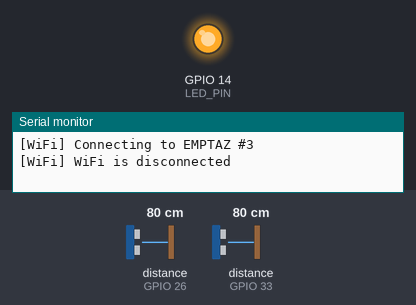
The sketch below on a simulated ESP32. Parts: output pins drawn as LEDs (lit = HIGH), the last lines printed to the serial monitor. The inputs (shaded band) are chosen by the test bench; at power-on: distance to the obstacle (sensors on GPIO 26, GPIO 33) 80 cm. The echo pulse lasts 58.3 µs per cm; WiFi joins after 1.5 s; servers stay silent unless stated; uploads are accepted with an empty reply.

Above: at 0.1 s.
At 3.6 s:
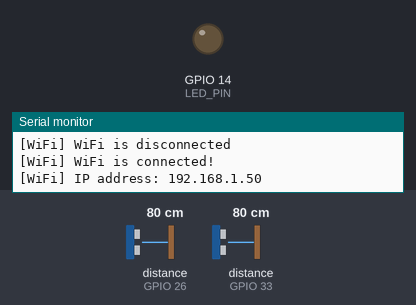
Timing chart, 0 to 5.1 s (numbered marks = the images above):
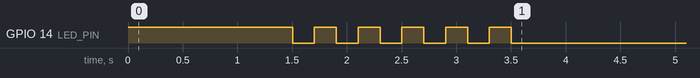

The sketch:

NiveauCuveESP32.ino
```cpp
#include <WiFi.h>
#include <WiFiClient.h>
#include <HCSR04.h>

// Remplacer par vos SSID et mot de passe WiFi
const char* ssid     = "EMPTAZ #3";
const char* password = "familleemptaz";

// Votre serveur et chemin
const char* host = "192.168.1.10"; // Supprimez "http://" pour WiFiClient
const int httpPort = 80;

// Définition des broches pour les deux capteurs ultrasoniques
#define TRIGGER_PIN1  32  // Broche Trigger pour le capteur 1
#define ECHO_PIN1     33  // Broche Echo pour le capteur 1
#define TRIGGER_PIN2  25  // Broche Trigger pour le capteur 2
#define ECHO_PIN2     26  // Broche Echo pour le capteur 2

//Définition du pin de la led
#define LED_PIN 14

//Definition des parametres de mesure
#define MAX_CUVE  80 // heuteur de la cuve pleine
#define ESPACE  20 // Distance entre le capteur et le niveau max de l'eau

// Création de deux objets pour les deux capteurs
UltraSonicDistanceSensor sonar1(TRIGGER_PIN1, ECHO_PIN1);
UltraSonicDistanceSensor sonar2(TRIGGER_PIN2, ECHO_PIN2);

// Création d'un client WiFi pour gérer la connexion serveur web.
WiFiClient client;

void setup(){
  pinMode(LED_PIN, OUTPUT);
  Serial.begin(115200);

  digitalWrite(LED_PIN, HIGH);//Avant connection Led allumer

  connectionWifi();
}

void loop() {

  //Verification de la connection
  if(WiFi.status() == WL_CONNECTED){
    digitalWrite(LED_PIN, LOW);
  } else {
    digitalWrite(LED_PIN, HIGH);
    connectionWifi(); //tenter la reconnection
  }

  delay(4500);

  // Mesure pour la cuve 1
  float distance1 = sonar1.measureDistanceCm();
  float niveau_cuve_1 = (1 - ((distance1 - ESPACE) / MAX_CUVE)) * 100;
  niveau_cuve_1 = constrain(niveau_cuve_1, 0, 100); // S'assure que le pourcentage reste entre 0 et 100.

  delay(100);
  // Mesure pour la cuve 2
  float distance2 = sonar2.measureDistanceCm();
  float niveau_cuve_2 = (1 - ((distance2 - ESPACE) / MAX_CUVE)) * 100;
  niveau_cuve_2 = constrain(niveau_cuve_2, 0, 100); // S'assure que le pourcentage reste entre 0 et 100.

  //Affichage
  affichage_serial_niveau(distance1, niveau_cuve_1, distance2, niveau_cuve_2);

  if (client.connect(host, httpPort)) { // Connecte le client au serveur
    // Crée la chaîne de requête POST
    String url = "http://192.168.1.10/save_water_level.php";
    String postData = "niveau_cuve_1=" + String(niveau_cuve_1) + "&niveau_cuve_2=" + String(niveau_cuve_2);

    // Envoie la requête POST au serveur
    client.println("POST " + url + " HTTP/1.1");
    client.println("Host: " + String(host));
    client.println("Content-Type: application/x-www-form-urlencoded");
    client.println("Content-Length: " + String(postData.length()));
    client.println(); // Ligne vide avant le corps de la requête
    client.println(postData);
    //Serial.println(postData); //Afficher la requête

    // Attendre un moment pour que la réponse commence à arriver
    delay(500);

    // Lire tous les en-têtes. Les en-têtes se terminent par une ligne vide.
    while (client.connected()) {
      String line = client.readStringUntil('\n');
      if (line == "\r") {
        break;
      }
    }
    // Vérifiez s'il y a des données disponibles à lire
    while (client.available()) {
      String line = client.readStringUntil('\n'); // Lire chaque ligne de la réponse
      Serial.println(line); // Afficher la reponse du serveur
    }
  }
}

void connectionWifi(){
  Serial.print("[WiFi] Connecting to ");
  Serial.println(ssid);

  WiFi.begin(ssid, password);

  // Will try for about 10 seconds (20x 500ms)
  int tryDelay = 500;
  int numberOfTries = 20;

  // Wait for the WiFi event
  while (true) {
    switch(WiFi.status()) {
      case WL_NO_SSID_AVAIL:
        Serial.println("[WiFi] SSID not found");
        break;
      case WL_CONNECT_FAILED:
        Serial.print("[WiFi] Failed - WiFi not connected! Reason: ");
        return;
        break;
      case WL_CONNECTION_LOST:
        Serial.println("[WiFi] Connection was lost");
        break;
      case WL_SCAN_COMPLETED:
        Serial.println("[WiFi] Scan is completed");
        break;
      case WL_DISCONNECTED:
        Serial.println("[WiFi] WiFi is disconnected");
        break;
      case WL_CONNECTED:
        Serial.println("[WiFi] WiFi is connected!");
        Serial.print("[WiFi] IP address: ");
        Serial.println(WiFi.localIP());
        return;
        break;
      default:
        Serial.print("[WiFi] WiFi Status: ");
        Serial.println(WiFi.status());
        break;
    }
    delay(tryDelay);

    if (WiFi.status() == WL_CONNECTED) { //if Wifi connected
      Serial.println("[WiFi] WiFi is connected!");
      Serial.print("[WiFi] IP address: ");
      Serial.println(WiFi.localIP());
      for(int i=0; i<5; i++){
        digitalWrite(LED_PIN, LOW);
        delay(200);
        digitalWrite(LED_PIN, HIGH);
        delay(200);
        digitalWrite(LED_PIN, LOW);
      }
      break;
    }
    else {
        digitalWrite(LED_PIN, HIGH);
    }

    if(numberOfTries <= 0){
      Serial.print("[WiFi] Failed to connect to WiFi!");
      // Use disconnect function to force stop trying to connect
      WiFi.disconnect();
      break;
    } else {
      numberOfTries--;
    }
  }
}

void affichage_serial_niveau(float d1,float n1,float d2,float n2){
  Serial.println("------------------");
  Serial.print("distance 1 : ");
  Serial.println(d1);
  Serial.print("distance 2 : ");
  Serial.println(d2);
  Serial.println("------------------");
  Serial.print("Niveau cuve 1 : ");
  Serial.print(n1);
  Serial.println(" %");
  Serial.print("Niveau cuve 2 : ");
  Serial.print(n2);
  Serial.println(" %");
  Serial.println("------------------");
}
```
